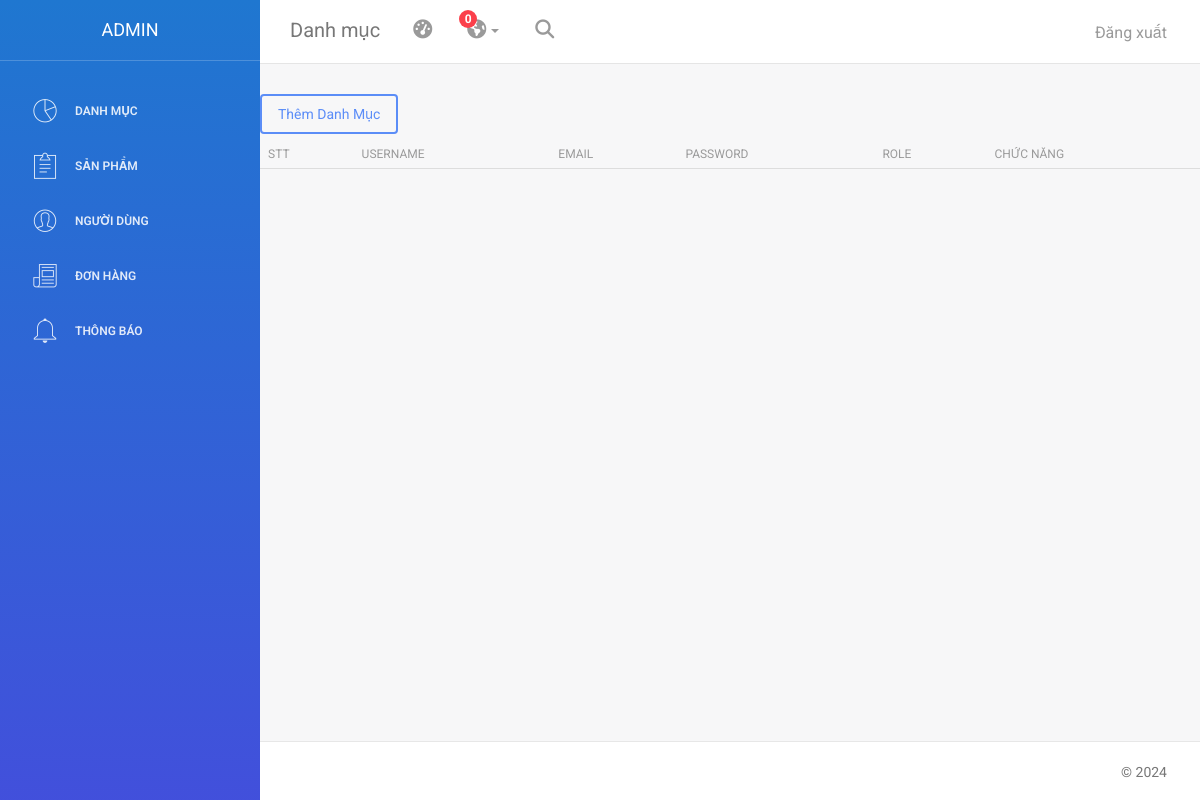
Page /admin/index.php?page=user on the earlier database version.
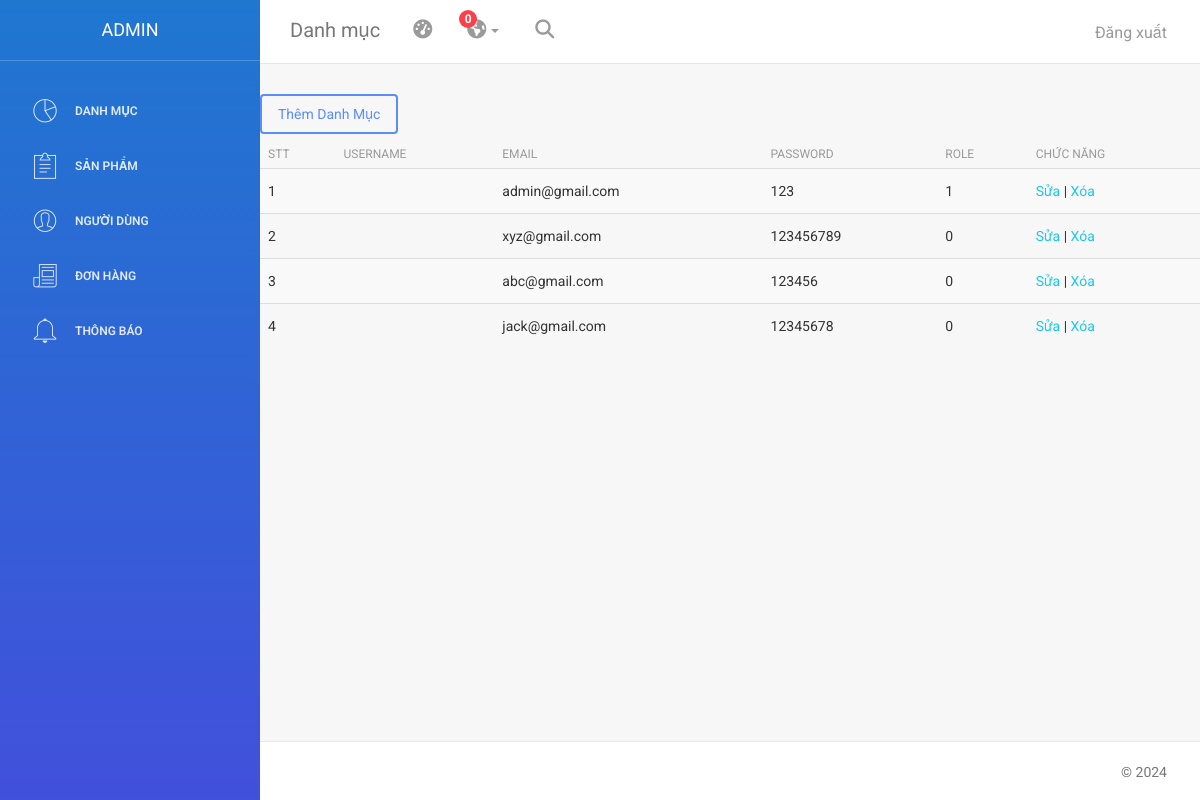
Same page on the later database version.
### tables this page shows
CREATE TABLE `users` (
  `id` int(3) NOT NULL,
  `first_name` varchar(50) NOT NULL,
  `last_name` varchar(50) NOT NULL,
  `email` varchar(255) NOT NULL,
  `phone` varchar(15) NOT NULL,
  `gender` varchar(10) NOT NULL,
  `password` varchar(50) NOT NULL,
  `role` tinyint(4) NOT NULL
);

### admin/app/controller/AdUserController.php (called while the page is built, shortened)
<?php
class AdUserController{
    private $data = [];
    function __construct()
    {
        require_once '../app/model/UserModel.php';
        $this->data = [];
    }
    function renderView($view, $data = null)
    {
        $view = './app/view/' . $view . '.php';
        require_once $view;
    }
    function viewUser(){
        $user = new UserModel();
        $this->data['data'] = $user->getAllUser();
        $this->renderView('user', $this->data);
    }
}

### app/model/database.php (called while the page is built, shortened)
<?php
class Database {
    private $servername = "localhost";
    private $username = "root";
    private $password = "";
    private $dbname = "du_an_mau";
    public $conn;
    public function __construct() {
        try {
            $this->conn = new PDO("mysql:host=$this->servername;dbname=$this->dbname", $this->username, $this->password);
            $this->conn->setAttribute(PDO::ATTR_ERRMODE, PDO::ERRMODE_EXCEPTION);
        } catch(PDOException $e) {
            echo "Kết nối thất bại: " . $e->getMessage();
        }
    }
    function query($sql, $param = [] ){
        $this->stmt = $this->conn->prepare($sql);
        $this->stmt->execute($param);
        return $this->stmt;
    }
    function getAll($sql){
       $statement = $this->query($sql);
       return $statement->fetchAll(PDO::FETCH_ASSOC);
    }
}
?>

### app/model/UserModel.php (called while the page is built, shortened)
<?php
class UserModel
{
    private $db = null;
    public function __construct()
    {
        require_once (__DIR__ . '/database.php');
        $this->db = new Database();
    }
    public function getAllUser()
    {
        $sql = "SELECT * FROM users";
        return $this->db->getAll($sql);
    }
}

### admin/app/view/user.php (the view, shortened to what this page needs)
<div class="content table-responsive table-full-width">
    <a href="index.php?page=addcate"><button type="button" class="btn btn-primary">Thêm Danh Mục</button></a>
    <table class="table table-hover table-striped">
        <thead>
            <th>STT</th>
            <th>Username</th>
            <th>Email</th>
            <th>Password</th>
            <th>Role</th>
            <th>Chức năng</th>
        </thead>
        <tbody>
            <?php
            $i = 1;
            foreach ($data['data'] as $value) {
                extract($value);
                echo "<tr>";
                echo "<td>" . $i . "</td>";
                echo "<td>" . $username . "</td>";
                echo "<td>" . $email . "</td>";
                echo "<td>" . $password . "</td>";
                echo "<td>" . $role . "</td>";
                echo "<td><a href='index.php?page=edituser&id=" . $id . "'>Sửa</a> | <a href='index.php?page=deluser&id=" . $id . "'>Xóa</a></td>";
                echo "</tr>";
                $i++;
            }
            ?>
        </tbody>
    </table>
</div>

Differences in the rows shown:
added users: email "admin@gmail.com", password "123", role "1"
added users: email "xyz@gmail.com", password "123456789", role "0"
added users: email "abc@gmail.com", password "123456", role "0"
added users: email "jack@gmail.com", password "12345678", role "0"
